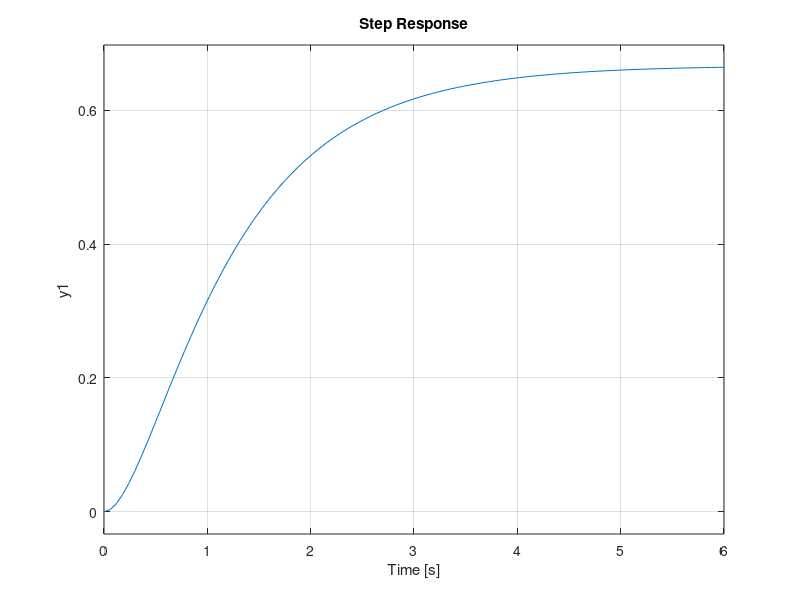
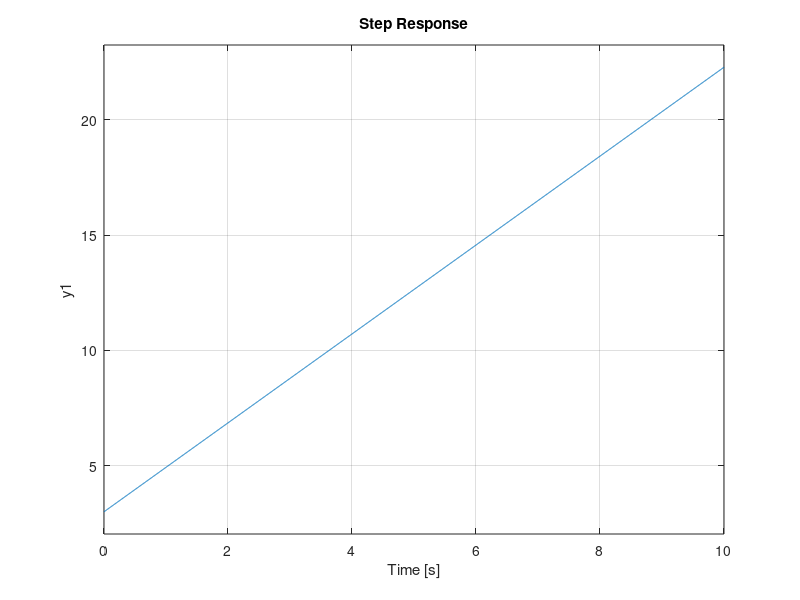
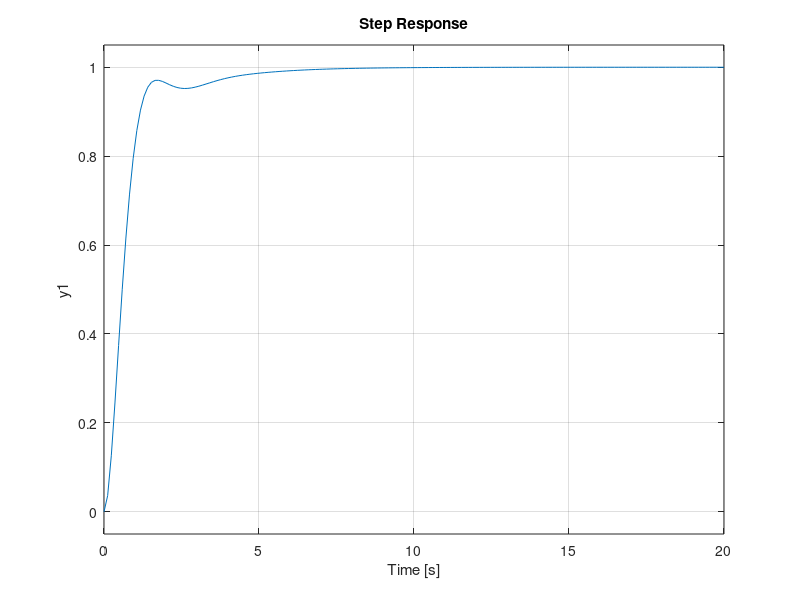

Write the MATLAB code that produced these figures, in order.
clear; close; clc;

num = 2;
den = conv([1 1],[1 3]);

MP = 0.05;              % max overshoot
zeta = 0.7;             % damping ratio
sigma = 0.75;            
t5 = 3/sigma;           % tempo acomodacao 5%
theta = acosd(zeta);

c1 = sigma;
c2 = 1 - sigma;
c3 = 3 - sigma;
alpha1 = 180 - theta;
alpha2 = atand(sigma/c2);
alpha3 = atand(sigma/c3);
beta = 180 - (alpha1+alpha2+alpha3);
o = tan(beta)*sigma;
cbeta = sigma/tand(beta);
z = 1 + o;

d1 = sqrt((sigma^2)+(c1^2));
d2 = sqrt((sigma^2)+(c2^2));
dbeta = sqrt((sigma^2)+(c2+cbeta)^2);
d3 = sqrt((sigma^2)+(c2+cbeta+c3)^2);

%K = (d1*d2*d3)/dbeta;
K = 3
numC =[1 z];
denC = [1 0];
G = tf(num,den)
KG = tf(3*num,den)
C = tf(K*numC,denC)
GC = feedback(G*C,1)
figure
step(G)
% figure
% step(KG)
figure
step(C)
figure
step(GC)